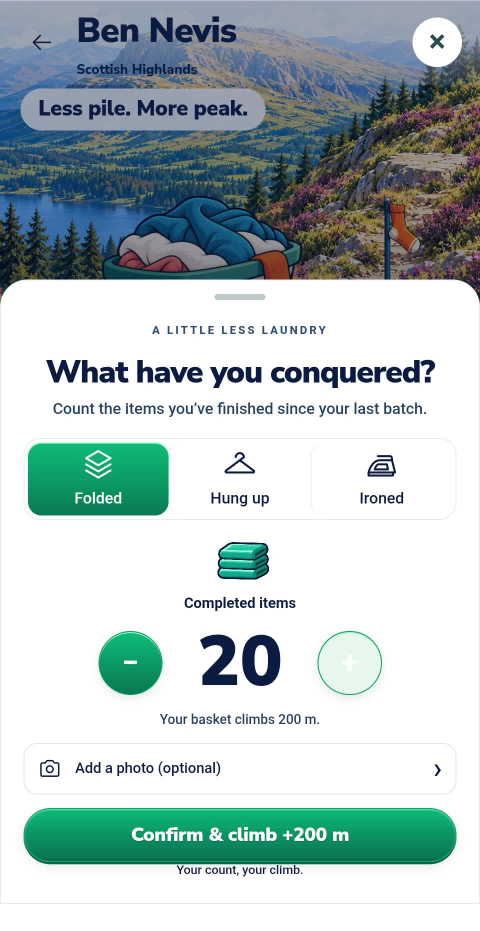
#> input picture trailer/storyboard/assets/bank.jpg, 960 x 1862 px (shown at 1/2 size)
$ python compose-illustrated-review.py ../trailer/storyboard/assets/bank.jpg ../trailer/storyboard/assets/climb.jpg
#> lines starting #> are read from the running program, lines starting #| are printed output that depends on the picture
"""Compose reference/current evidence, without altering application artwork."""
from pathlib import Path
import shutil, sys, tempfile
from PIL import Image, ImageOps, ImageDraw, ImageFont

root=Path(__file__).resolve().parent.parent
out=root/(sys.argv[2] if len(sys.argv)>2 else 'docs/design/review/illustrated-pass'); out.mkdir(parents=True,exist_ok=True)
temp=Path(tempfile.gettempdir()); reference=Image.open(sys.argv[1]).convert('RGB')
#> further down, reference is the input picture: PIL image 960x1862 RGB; mean R, G, B 178.6, 194.2, 194.4
font=ImageFont.truetype('C:/Windows/Fonts/arial.ttf',16)
small=ImageFont.truetype('C:/Windows/Fonts/arial.ttf',12)
screens=[
 ('Welcome','painted-welcome',(113,197,310,591)),
 ('Home','painted-home',(369,197,565,592)),
 ('Setup','painted-setup',(629,197,822,592)),
 ('Camera off','painted-camera',(885,197,1076,592)),
 ('Live — synthetic','game-live-portrait-synthetic',(1144,197,1334,591)),
 ('Results — synthetic','game-results-synthetic',(114,695,307,1013)),
 ('Ben Nevis','painted-route',(368,693,566,1020)),
 ('Mountains','painted-mountains',(628,693,820,1019)),
 ('Badges','painted-badges',(878,694,1074,1014)),
 ('Demo community','painted-community',(1141,695,1333,1015))
]
board=Image.new('RGB',(1280,1090),'#eff3e9'); bd=ImageDraw.Draw(board)
#> after `board = Image.new('RGB', (1280, 1090), '#eff3e9')`:
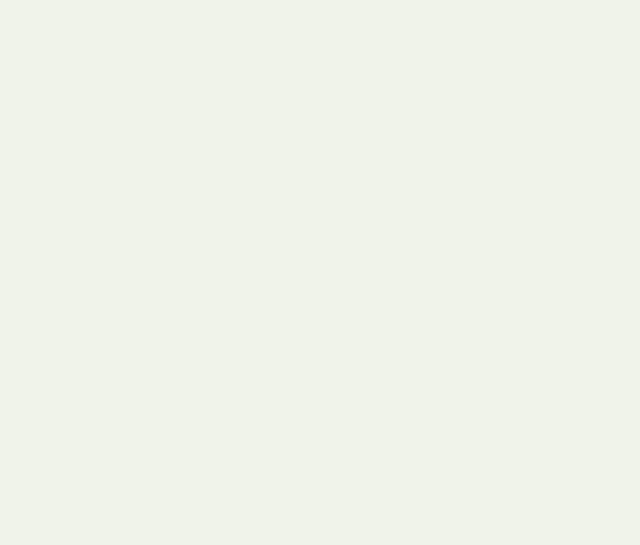
#> board: PIL image 1280x1090 RGB (shown at 1/2 size); mean R, G, B 239, 243, 233
comparison=Image.new('RGB',(2100,1000),'#eff3e9'); cd=ImageDraw.Draw(comparison)
#> after `comparison = Image.new('RGB', (2100, 1000), '#eff3e9')`:
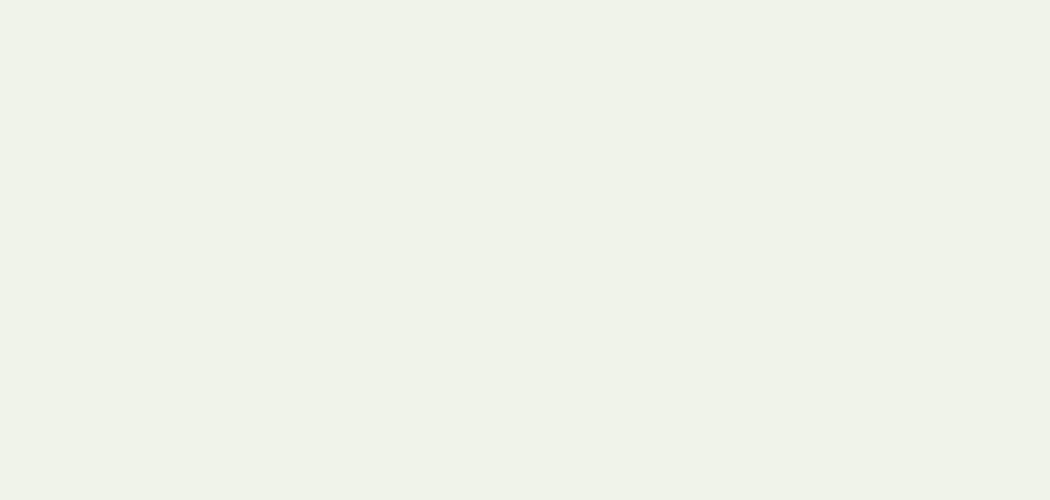
#> comparison: PIL image 2100x1000 RGB (shown at 1/2 size); mean R, G, B 239, 243, 233
for i,(label,filename,box) in enumerate(screens):
    source=temp/f'laundry-mountain-{filename}.png'; shutil.copyfile(source,out/f'{filename}.png')
#> (the run stopped early here; a loop or call above may not have finished)
